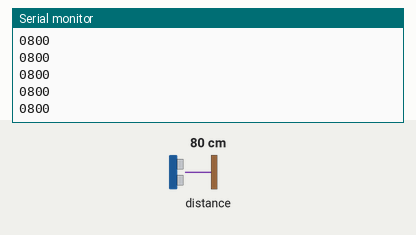
A sketch run on a simulated Arduino Uno, built with avr-gcc and run on an emulated ATmega328P. Parts: the last lines printed to the serial monitor. The inputs (shaded band) are chosen by the test bench; at power-on: distance to the obstacle 80 cm.

Above: at 1.2 s.
1.3 s: distance to the obstacle set to 2 cm
At 1.49 s:
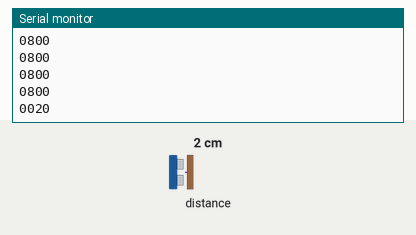
2.8 s: distance to the obstacle set to 4 cm
At 2.82 s:
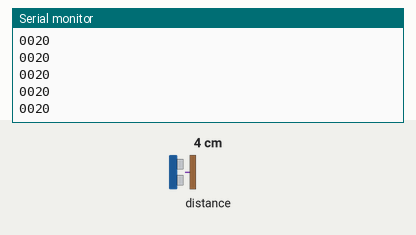
Timing chart, 0 to 5.8 s (numbered marks = the images above; inputs shaded):
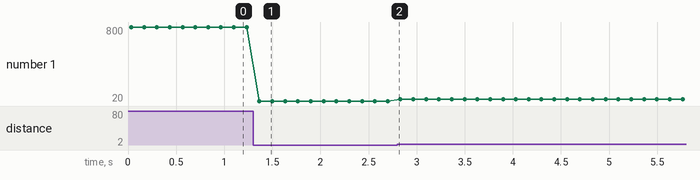

Measured:
- after the input at 1.3 s, the serial monitor: prints a new line after 0.07 s (image 1)
- plotted number 1: 800 → 20 after the input at 1.3 s, 20 → 40 after the input at 2.8 s

The sketch:

ToFsensor.ino
```cpp
#include <Wire.h>
#include <VL53L1X.h>

VL53L1X sensor;

void setup() {
  Serial.begin(9600);
  Wire.begin();

  sensor.setTimeout(500);

  if (!sensor.init()) {
    Serial.println("Failed to detect and initialize sensor!");
    while (1);
  }

  sensor.setDistanceMode(VL53L1X::Long);  // Long-range mode
  sensor.setMeasurementTimingBudget(50000);  // Timing budget
  sensor.startContinuous(50);  // Start continuous ranging
}

void loop() {
  uint16_t distance = sensor.read();

  // Buffer to store the formatted string
  char buffer[5];  // 4 digits + null terminator

  // Format the integer with leading zeros (width of 4)
  sprintf(buffer, "%04d", distance);

  // Send the formatted string to Python
  Serial.println(buffer);

  delay(100);
}
```
